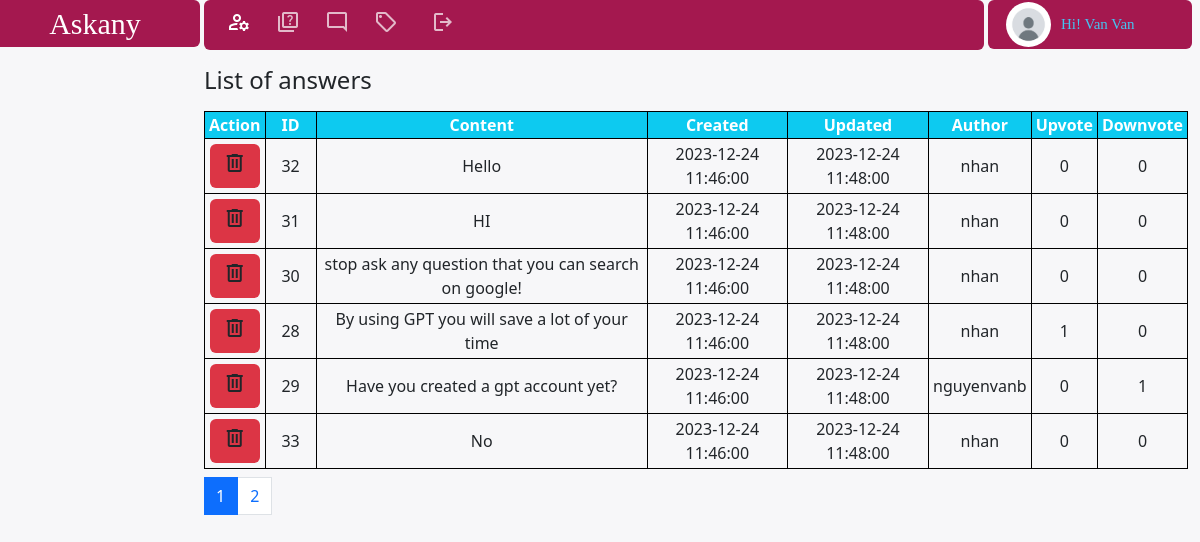
Page /admin/answer.php (signed in) on the committed database.
### tables this page shows
CREATE TABLE IF NOT EXISTS `users` (
  `username` char(20) NOT NULL,
  `password` char(255) DEFAULT NULL,
  `joined_at` date DEFAULT NULL,
  `description` text,
  `firstname` char(20) DEFAULT NULL,
  `lastname` char(20) DEFAULT NULL,
  `avatar` text,
  `role` varchar(20) NOT NULL DEFAULT 'user',
  PRIMARY KEY (`username`)
);

CREATE TABLE IF NOT EXISTS `answers` (
  `id_answer` int NOT NULL AUTO_INCREMENT,
  `author` varchar(20) NOT NULL,
  `content` text,
  `created_at` datetime DEFAULT NULL,
  `edited_at` datetime NOT NULL,
  `status` char(30) DEFAULT NULL,
  `id_question` int DEFAULT NULL,
  `upvote` int DEFAULT '0',
  `downvote` int DEFAULT '0',
  PRIMARY KEY (`id_answer`)
);

### modules/Template.php (called while the page is built, shortened)
<?php
class Template {
    public function View($view,$data=[] ) {
        extract($data);
        include(BASE_PATH."../view/$view.php");
    }
    public function Render($view,$data=[]) {
        extract($data);
        include(BASE_PATH."/view/blocks/$view.php");
        return ob_get_clean();
    }
}

### modules/User.php (called while the page is built, shortened)
<?php
   class User extends Database
   {
       public function getUserByUsername($username)
       {
           try {
               $sql = parent::$connection->prepare("SELECT * FROM USERS WHERE username=?");
               $sql->bind_param("s", $username);
               $user = parent::select($sql);
               if (!empty($user)) {
                   return $user[0];
               }
           } catch (\Throwable $th) {
               echo ("Thất bại, có lỗi xảy ra trong Module/User/getUserByUsername: " . $th);
               return false;
           }
       }
   }
   ?>

### modules/Database.php (called while the page is built, shortened)
<?php
class Database {
    public function select($sql) {
        $sql->execute();
        $item=$sql->get_result()->fetch_all(MYSQLI_ASSOC);
        return $item;
    }
}

### modules/Answer.php (called while the page is built, shortened)
<?php
class Answer extends Database {
    public function getAnswerInPage($startPage,$perPage) {
        $sql=parent::$connection->prepare("select * from answers limit $startPage,$perPage");
        return parent::select($sql);
    }
    public function getAllAnswers() {
        $sql=parent::$connection->prepare("select * from answers");
        return parent::select($sql);
    }
}

### view/blocks/answer-list.php (the view, shortened to what this page needs)
<h4 class='mt-2'>List of answers</h4>
<table class="mt-3 mb-2 idListUsers">
    <tr>
        <th class="px-1 bg-info text-white text-center">Action</th>
        <th class="px-3 bg-info text-white text-center">ID</th>
        <th class="px-1 bg-info text-white text-center">Content</th>
        <th class="px-1 bg-info text-white text-center">Created</th>
        <th class="px-1 bg-info text-white text-center">Updated</th>
        <th class="px-1 bg-info text-white text-center">Author</th>
        <th class="px-1 bg-info text-white text-center">Upvote</th>
        <th class="px-1 bg-info text-white text-center">Downvote</th>
    </tr>
    <?php
    foreach ($answers as $answer) {
        ?>
        <tr>
            <td class='text-center'>
                <a href="#" class="btn bg-danger mb-1 mt-1">
                    <span class="material-symbols-outlined">
                    </span></a>
            </td>
            <td class='px-1 text-center'>
                <?php echo ($answer['id_answer']); ?>
            </td>
            <td class='px-1 text-center' style="overflow-wrap:anywhere">
                <?php echo ($answer['content']); ?>
            </td>
            <td class='px-1 text-center'>
                <?php echo ($answer['created_at']); ?>
            </td>
            <td class='px-1 text-center'>
                <?php echo ($answer['edited_at']); ?>
            </td>
            <td class='px-1 text-center'>
                <?php echo ($answer['author']); ?>
            </td>
            <td class='px-1 text-center' class='overflow-auto'>
                <?php
                echo (substr($answer['upvote'], 0, 40));
                ?>
            </td>
            <td class='px-1 text-center'>
                <?php echo ($answer['downvote']); ?>
            </td>
        </tr>
    <?php } ?>
</table>
<nav aria-label="...">
  <ul class="pagination">
    <?php
        for($i=0;$i<$numOfPage;$i++) {
            if($i==$page-1) {
                echo('<li class="page-item active"><a class="page-link" href="answer.php?page='.($i+1).'">'.($i+1).'</a></li>');
            } else {
                echo('<li class="page-item"><a class="page-link" href="answer.php?page='.($i+1).'">'.($i+1).'</a></li>');
            }
        }
    ?>
  </ul>
</nav>

### admin/answer.php (shortened to what this page needs)
<?php
$userModule = new User();
if (!empty($_SESSION['username']) && $userModule->getUserByUsername($_SESSION['username'])['role'] == 'admin') {
    $answerModule = new Answer();
    $template = new Template();
    $perPage = 6;
    $page = 1;
    $allAnswers = $answerModule->getAllAnswers();
    $numOfPage = ceil(count($allAnswers) / $perPage);
    $startPage = ($page - 1) * $perPage;
    $answers = $answerModule->getAnswerInPage($startPage, $perPage);
    $data = [
        "title" => "Questions",
        "slot" => "",
        "slot2" => $template->Render("answer-list", [
            "answers" => $answers,
            "page" => $page,
            "numOfPage" => $numOfPage
        ]),
    ];
    $template->View("home-admin", $data);
} else {
    header('location: http://localhost/prj-social-question-/public/index.php');
}

### view/home-admin.php (shortened to what this page needs)
<!DOCTYPE html>
<html lang="en">
<head>
  <link href="https://cdn.jsdelivr.net/npm/bootstrap@5.3.2/dist/css/bootstrap.min.css" rel="stylesheet"
>
  <link rel="stylesheet" href="../public/styles/styles.css?v=<?php echo time(); ?>">
  <link rel="stylesheet" href="https://cdnjs.cloudflare.com/ajax/libs/font-awesome/4.7.0/css/font-awesome.min.css">
  <link rel="stylesheet" href="//cdnjs.cloudflare.com/ajax/libs/fancybox/2.1.5/jquery.fancybox.min.css" media="screen">
</head>
<body>
  <nav class="navbar navbar-expand-lg p-0 mb-2">
    <div class="container-fluid container-fluid-none">
      <div class="row row-none">
        <div class="col-sm-2">
          <div id="nav-logo-admin">
            <a href="admin.php" class="text-decoration-none text-white">Askany</a>
          </div>
        </div>
        <div class="col-sm-9">
          <div class="container-fluid nav-edit-admin d-flex">
            <div class="collapse navbar-collapse" id="navbarSupportedContent">
              <ul class="navbar-nav me-auto mb-2 mb-lg-0">
                <li class="nav-item icon-active">
                  <a class="nav-link" aria-current="page" href="admin.php">
                    <span class="material-symbols-outlined fa">
                    </span>
                  </a>
                </li>
                <li class="nav-item">
                  <a class="nav-link" aria-current="page" href="question.php">
                    <span class="fa material-symbols-outlined">
                    </span>
                  </a>
                </li>
                <li class="nav-item">
                  <a class="nav-link" aria-current="page" href="answer.php">
                    <span class="fa material-symbols-outlined">
                    </span>
                  </a>
                </li>
                <li class="nav-item">
                  <a class="nav-link" aria-current="page" href="hashtag.php">
                    <span class="fa material-symbols-outlined">
                    </span>
                  </a>
                </li>
                <li class="nav-item">
                  <a class="nav-link" aria-current="page" href="../public/index.php">
                    <span class="ms-2 fa material-symbols-outlined">
                    </span>
                  </a>
                </li>
              </ul>
            </div>
          </div>
        </div>
        <div class="col-sm-1">
          <div id="nav-login-admin" class='text-start'>
            <?php if (!empty($_SESSION['username'])) {
              $userAdmin = (new User())->getUserByUsername($_SESSION['username']);
              if (!empty($userAdmin['avatar'])) {
                echo ('<img src="../public/avatar/' . $userAdmin['avatar'] . '" class="ms-3 avatar" alt="">');
              } else {
                echo ('<img src="../public/avatar/default.png" class="ms-3 avatar" alt="">');
              }
              echo ('<p class="mb-0" style="font-size:15px">Hi! ' . ucwords($userAdmin['lastname'] . ' ' . $userAdmin['firstname']) . '</p>');
            } ?>
          </div>
        </div>
      </div>
    </div>
  </nav>
  <div class="container-fluid container-fluid-none">
    <div class="row">
      <div class="col-2-sm leftBar overflow-auto">
      </div>
      <div class="col-10-sm midContent-admin overflow-auto" id="homePageContent">
        <?php
        if (!empty($slot2)) {
          echo ($slot2);
        }
        ?>
      </div>
    </div>
  </div>
</body>
</html>

### public/styles/styles.css (style rules this page uses)
:root { --backgroundComponent: #fff; --purple: #684be2; --downVote: #cc5017; --blue:#46C3F0; --backgroundBody: #f7f7f9; --contentWidth: 65vw; --leftWidh:17.5vw; --rightWidth:17vw; --noneColor:#000; --textSmSize:12px ; --textNSize:15px ; --borderRad:12px; --halfBorderRad:6px; --bgBadges:#17a2b8; --bdBadgeWarning:#ffc107; --navbarRed:#a4184f; }
table { padding-top: 20px; }
th , td,tr { border: 1px solid #000; }
body { display: block; width: 99vw; background-color: var(--backgroundBody); }
.nav-edit-admin { width: var(--contentWidth); height: 50px; border-radius: var(--halfBorderRad); box-sizing: border-box; background-color: var(--navbarRed); color: var(--navbarRed); }
.col-sm-2,.col-sm-9, .col-sm-1 { padding:0 2px; margin: 0px; }
.row-none>* { width: auto; }
.fa { color: var(--backgroundComponent); }
.nav-item { margin-left:1 ; padding: 0px 6px; opacity: 70%; }
.icon-active { opacity: 100% !important; }
.container-fluid-none { padding: 0px; }
.navbar-expand-lg .navbar-nav .nav-link { padding-left: 5px; }
.text-white { color:var(--backgroundComponentackground); }
#nav-logo-admin { font-size: 30px ; font-family: serif; width: var(--leftWidh); text-align: center; padding: 1px; background-color: var(--navbarRed); border-radius: var(--halfBorderRad); }
#nav-login-admin { display: flex; align-items: center; font-size: 20px ; font-family: serif; color:var(--blue); width: var(--rightWidth); padding: 2px; background-color: var(--navbarRed); border-radius: var(--halfBorderRad); }
.leftBar { width: var(--leftWidh); height:90vh; border-radius: var(--borderRad); margin:0 3px; padding:0px; box-sizing: border-box; padding-bottom: 10px; }
.midContent-admin { width:82vw; height:90vh; background: var(--backgroundBody); border-radius: var(--borderRad); padding:0px; box-sizing: border-box; }
.avatar { border-radius: 50%; height: 45px; width: 45px; margin-right: 10px; box-shadow: var(--backgroundComponent) 10px; }
#homePageContent, .leftBar { scroll-behavior: smooth; }

### rows in the picture
users: lastname+firstname "Van Van"
answers: id_answer "32", content "Hello", created_at "2023-12-24 11:46:00", edited_at "2023-12-24 11:48:00", author "nhan", upvote "0", downvote "0"
answers: id_answer "31", content "HI", created_at "2023-12-24 11:46:00", edited_at "2023-12-24 11:48:00", author "nhan", upvote "0", downvote "0"
answers: id_answer "30", content "stop ask any question that you can search on google!", created_at "2023-12-24 11:46:00", edited_at "2023-12-24 11:48:00", author "nhan", upvote "0", downvote "0"
answers: id_answer "28", content "By using GPT you will save a lot of your time", created_at "2023-12-24 11:46:00", edited_at "2023-12-24 11:48:00", author "nhan", upvote "1", downvote "0"
answers: id_answer "29", content "Have you created a gpt account yet?", created_at "2023-12-24 11:46:00", edited_at "2023-12-24 11:48:00", author "nguyenvanb", upvote "0", downvote "1"
answers: id_answer "33", content "No", created_at "2023-12-24 11:46:00", edited_at "2023-12-24 11:48:00", author "nhan", upvote "0", downvote "0"
